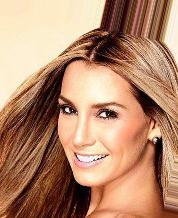
#> input picture HW4_NE6101034_柳譯筑 2/Verification_category/image.jpg, 178 x 218 px
$ python main.py
#> lines starting #> are read from the running program, lines starting #| are printed output that depends on the picture; after the words box and inside, x2 and y2 are one past the last pixel; in counts of white or black regions, pixels touching at a corner belong together
from re import L
from unittest import result
import cv2
import numpy as np

def test():
    image_path = '/Users/abc/Desktop/Generative_Model_Implementation_Practice/datasets/celeba/img_align_celeba/000001.jpg'
    image = cv2.imread(image_path)
    image = cv2.cvtColor(image, cv2.COLOR_BGR2GRAY)

    image3 = []
    for i in range(image.shape[0]):
        if i%2==0:
            image3.append(image[i])
    image3 = np.asarray(image3)
    print(image3.shape)
    m_v = cv2.vconcat([image, image3])
    #cv2.imshow('Result', m_v)

    #cv2.waitKey(0)
#if __name__ == '__main__':
def test_img():
    correct = []
    with open('img.dat') as f:
        for s in f:
            correct.append(s.split('\n')[0])
def main(image_path):

    image = cv2.imread(image_path)
    image = cv2.cvtColor(image, cv2.COLOR_BGR2GRAY)

    image = cv2.resize(image, (32, 31), interpolation=cv2.INTER_AREA)
    result_img = edge_base(image)
    image2 = []
    for i in range(image.shape[0]):
        if i%2==0:
            image2.append(image[i])
    image2 = np.asarray(image2)
    # print(image2.shape)
    # cv2.imshow('Result', image2)
    # cv2.waitKey(0)
    return image2, result_img

def edge_base(img):
    interpolate_img = []
    for i in range(img.shape[0]):
        if i%2==0:
            interpolate_img.append(list(img[i]))

        else:
            interpolate_img.append([np.uint8(0)]*img.shape[1])
    interpolate_img=np.asarray(interpolate_img)
    # cv2.imshow('result',interpolate_img)
    # cv2.waitKey(0)
    for i in range(img.shape[0]):
        if i%2==0:
            pass
        else:
            for j in range(img.shape[1]):
                if (j==0 or j==31):
                    interpolate_img[i][j]=np.uint8((int(img[i-1][j])+int(img[i+1][j]))/2)
                else:

                    D1 = abs(int(img[i-1][j-1])-int(img[i+1][j+1]))
                    D2 = abs(int(img[i-1][j])-int(img[i+1][j]))
                    D3 = abs(int(img[i-1][j+1])-int(img[i+1][j-1]))
                    mini = min(D1,D2,D3)
                    if D1==D2==D3==mini:
                        interpolate_img[i][j]=np.uint8((int(img[i-1][j])+int(img[i+1][j]))/2)
                    elif D1==D2==mini:
                        interpolate_img[i][j]=np.uint8((int(img[i-1][j])+int(img[i+1][j]))/2)
                    elif D1==D3==mini:
                        interpolate_img[i][j]=np.uint8((int(img[i-1][j-1])+int(img[i+1][j+1]))/2)
                    elif D2==D3==mini:
                        interpolate_img[i][j]=np.uint8((int(img[i-1][j])+int(img[i+1][j]))/2)
                    elif D1==mini:
                        interpolate_img[i][j]=np.uint8((int(img[i-1][j-1])+int(img[i+1][j+1]))/2)
                    elif D2==mini:
                        interpolate_img[i][j]=np.uint8((int(img[i-1][j])+int(img[i+1][j]))/2)
                    elif D3==mini:
                        interpolate_img[i][j]=np.uint8((int(img[i-1][j+1])+int(img[i+1][j-1]))/2)
        interpolate_img=np.asarray(interpolate_img)
        #print('here',interpolate_img.shape)
    # cv2.imshow('result',interpolate_img)
    # cv2.waitKey(0)
    return interpolate_img

def int_to_hex(nr):
  h = format(int(nr), 'x')
  return '0' + h if len(h) % 2 else h


if __name__=='__main__':
    image_path = './image.jpg'
    image = cv2.imread(image_path)
#> image is the input picture: shape (218, 178, 3); mean B, G, R 109.7, 137.1, 181
    image = cv2.cvtColor(image, cv2.COLOR_BGR2GRAY)
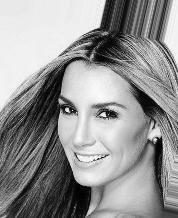
#> image: shape (218, 178); min 0, max 254, mean 147.1

    image = cv2.resize(image, (32, 31), interpolation=cv2.INTER_AREA)
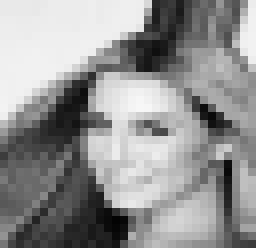
#> image: shape (31, 32) (shown 8 times larger); min 3, max 247, mean 147.1
    img,result_img = main(image_path)
#> after the loop in edge_base, `for i in range(img.shape[0]):`: interpolate_img = 31 items
#> in edge_base, `interpolate_img=np.asarray(interpolate_img)`:
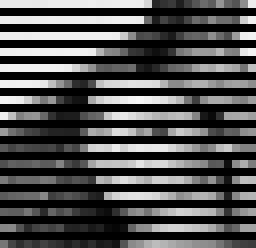
#> interpolate_img: shape (31, 32) (shown 8 times larger); min 0, max 246, mean 75.5
#> the loop in edge_base, `for i in range(img.shape[0]):` made 31 passes
#> pass 2, in edge_base, `interpolate_img=np.asarray(interpolate_img)`:
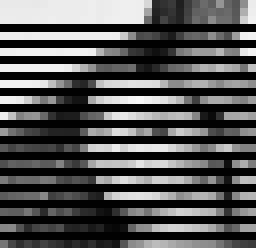
#> interpolate_img: shape (31, 32) (shown 8 times larger); 3.23% of pixels changed, all inside (x1, y1, x2, y2) = (0, 1, 32, 2)
#> after the loop in edge_base, `for i in range(img.shape[0]):`:
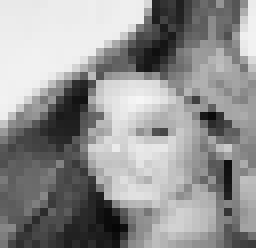
#> interpolate_img: shape (31, 32) (shown 8 times larger); min 6, max 246, mean 147.3
#> after the loop in main, `for i in range(image.shape[0]):`: image2 = 16 items
    img_data = []
    for i in range(img.shape[0]):
        for j in range(img.shape[1]):
            img_data.append(int_to_hex(img[i][j]))
#> this loop made 16 passes
#> after the loop, img_data = 512 items, first 6: 'e9', 'e9', 'e9', 'e9', 'e8', 'e9'

    #cv2.imwrite('interpolated.jpg',result_img)
    #print(result_img.shape)

    data = []
#> data = []
    for i in range(result_img.shape[0]):
        for j in range(result_img.shape[1]):

            data.append(int_to_hex(result_img[i][j]))
#> this loop made 31 passes

    print('check', len(data), len(img_data))
#| check 992 512
    print(data, img_data)
#> (printed output is left out)
    with open('my_golden.dat','w') as f:
        for s in data:
            f.write(s+'\n')
#> this loop made 992 passes
    with open('my_img.dat','w') as f:
        for s in img_data:
            f.write(s+'\n')
#> this loop made 512 passes
